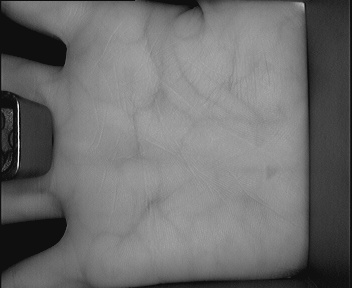
#> input picture Multispectral Palmprint Database/NIR/0020/2_01.jpg, 352 x 288 px, found by its file name
$ jupyter execute --allow-errors palm_MLP.ipynb
#> lines starting #> are read from the running program, lines starting #| are printed output that depends on the picture; after the words box and inside, x2 and y2 are one past the last pixel; in counts of white or black regions, pixels touching at a corner belong together
[cell 1]
# =========================================================
# Palm Vein Verification (RLE + MLP Embedding + Cosine)
# - Preprocessing: ROI crop + CLAHE + Gaussian blur + Sauvola adaptive threshold
# - Feature: Run-Length Encoding (RLE) on binary image
# - Model: MLP trained for identification, use embedding layer for verification
# - Verification: cosine similarity vs class templates + threshold (tuned on VER)
# - Evaluation: ROC / AUC / EER + score histograms + confusion matrix
# - Debug: show preprocessing + RLE reconstruction (approx)
# - Save: classifier, embedding model, bundle (scaler/templates/threshold/labels)
# =========================================================

import os
import glob
import numpy as np
from PIL import Image

from sklearn.model_selection import train_test_split
from sklearn.preprocessing import StandardScaler
from sklearn.metrics import (
    accuracy_score,
    confusion_matrix,
    ConfusionMatrixDisplay
)
from sklearn.metrics import roc_curve, roc_auc_score

import tensorflow as tf
from tensorflow import keras
from tensorflow.keras import layers

import matplotlib.pyplot as plt
import pickle

from skimage import exposure
from skimage.filters import threshold_sauvola, gaussian

[cell 2]
# =========================================================
# 1) RLE FEATURE
# =========================================================
def binary_runlength_vector(binary_img: np.ndarray, max_len: int = 4096) -> np.ndarray:
    """
    Convert a 2D binary image (0/1) into a 1D run-length vector [n0, n1, n0, ...].
    - Starts from first pixel.
    - If first pixel is 1, vector starts with [0, n1, ...].
    - Pads/truncates to max_len.
    - Normalizes run counts by img_size so values are ~0..1.

    NOTE: lossy representation. Intended as a baseline.
    """
    flat = binary_img.flatten().astype(np.uint8)
    if flat.size == 0:
        return np.zeros(max_len, dtype=np.float32)

    runs = []
    current = flat[0]
    count = 1

    for v in flat[1:]:
        if v == current:
            count += 1
        else:
            runs.append(count)
            current = v
            count = 1
    runs.append(count)

    # Ensure starts with zeros count
    if flat[0] == 1:
        runs = [0] + runs

    # pad / truncate
    if len(runs) < max_len:
        runs = runs + [0] * (max_len - len(runs))
    else:
        runs = runs[:max_len]

    img_size = binary_img.shape[0] * binary_img.shape[1]
    runs = (np.array(runs, dtype=np.float32) / float(img_size)).astype(np.float32)
    return runs


# =========================================================
# 2) PREPROCESSING: ROI + CLAHE + blur + Sauvola threshold
# =========================================================
def preprocess_palm_for_binary(
    arr01: np.ndarray,              # grayscale float32 in [0,1]
    roi_crop: float = 0.85,         # keep center 85% to reduce background effect
    use_clahe: bool = True,
    clahe_clip_limit: float = 0.01, # 0.005~0.03
    clahe_kernel_size=(32, 32),
    denoise_sigma: float = 0.6,     # 0.3~1.0; 0 disables
    sauvola_window_size: int = 31,  # odd 25~51
    sauvola_k: float = 0.2          # 0.1~0.4
):
    """
    Returns:
      arr_pre: enhanced grayscale in [0,1]
      binary : uint8 binary image (0/1)
    """
    arr = np.asarray(arr01, dtype=np.float32)

    # (1) ROI crop (center)
    if roi_crop is not None and 0 < roi_crop < 1.0:
        H, W = arr.shape
        ch = int(H * roi_crop)
        cw = int(W * roi_crop)
        y0 = (H - ch) // 2
        x0 = (W - cw) // 2
        arr = arr[y0:y0 + ch, x0:x0 + cw]

    # (2) CLAHE (local contrast)
    if use_clahe:
        arr = exposure.equalize_adapthist(
            arr,
            kernel_size=clahe_kernel_size,
            clip_limit=clahe_clip_limit
        ).astype(np.float32)

    # (3) light blur
    if denoise_sigma is not None and denoise_sigma > 0:
        arr = gaussian(arr, sigma=denoise_sigma, preserve_range=True).astype(np.float32)

    # (4) adaptive threshold
    th = threshold_sauvola(arr, window_size=sauvola_window_size, k=sauvola_k)
    binary = (arr >= th).astype(np.uint8)
    return arr, binary

# =========================================================
# 3) DEBUG: reconstruct approx binary from RLE
# =========================================================
def rle_vector_to_binary_image(rle_vec, img_shape=(256, 256), assume_starts_with_zero=True):
    """
    Approx reconstruct binary from normalized + padded RLE vector.
    Not exact (truncation/padding/normalization).
    """
    H, W = img_shape
    img_size = H * W

    rle_vec = np.asarray(rle_vec, dtype=np.float32).copy()
    runs = np.rint(rle_vec * img_size).astype(int)
    runs = runs[runs > 0]  # remove padding zeros

    if runs.size == 0:
        return np.zeros((H, W), dtype=np.uint8)

    flat = []
    val = 0 if assume_starts_with_zero else 1
    for L in runs:
        if L <= 0:
            continue
        flat.extend([val] * int(L))
        val = 1 - val

    flat = np.array(flat[:img_size], dtype=np.uint8)
    if flat.size < img_size:
        flat = np.pad(flat, (0, img_size - flat.size), mode="constant", constant_values=0)

    return flat.reshape(H, W)

def debug_show_preprocessing_and_rle(
    img_path,
    img_size=(256, 256),
    max_len=8192,
    pp_kwargs=None
):
#> called with img_size = (256, 256), max_len = 8192
    if pp_kwargs is None:
        pp_kwargs = {}

    img = Image.open(img_path).convert("L").resize(img_size)
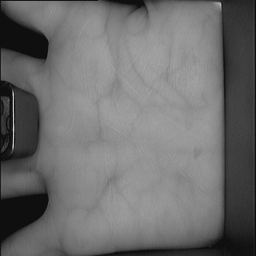
#> img: PIL image 256x256 L; min 8, max 209, mean 109.3
    arr = np.array(img, dtype=np.float32) / 255.0

    arr_pre, binary = preprocess_palm_for_binary(arr, **pp_kwargs)
#> in preprocess_palm_for_binary, `arr = exposure.equalize_adapthist( arr, kernel_size=clahe_kernel_size,..`:
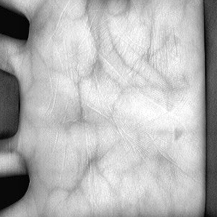
#> arr: shape (217, 217) float32; min 0, max 1, mean 0.71
#> in preprocess_palm_for_binary, `th = threshold_sauvola(arr, window_size=sauvola_window_size, k=sauvola..`:
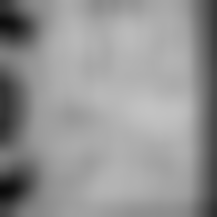
#> th: shape (217, 217) float32; min 0.0424, max 0.763, mean 0.58
#> in preprocess_palm_for_binary, `binary = (arr >= th).astype(np.uint8)`:
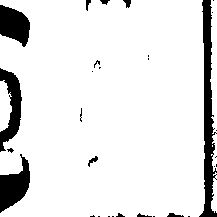
#> binary: shape (217, 217); values 0 (black) and 1 (white), 89.6% white; 30 black regions (19 under 20 px), largest, box (x1, y1, x2, y2) and area: (199, 0, 217, 217) 1819, (0, 154, 30, 213) 958, (0, 68, 22, 152) 913
    rle = binary_runlength_vector(binary, max_len=max_len)
#> in binary_runlength_vector, `current = flat[0]`: current = 1
#> the loop in binary_runlength_vector, `for v in flat[1:]:` made 47088 passes
#> (current, count) on passes 86, 91: (0, 1), (1, 1)
#> count on passes 1 to 6: 2, 3, 4, 5, 6, 7
#> after the loop in binary_runlength_vector, `for v in flat[1:]:`: runs = 1063 values, max 210 at index 236, min 1 at index 9, mean 44.28
#> in binary_runlength_vector, `runs = [0] + runs`: runs = 1065 values, max 210 at index 237, min 0 at index 0, mean 44.22
#> in binary_runlength_vector, `runs = runs + [0] * (max_len - len(runs))`: runs = 8192 values, max 210 at index 237, min 0 at index 0, mean 5.75
#> in binary_runlength_vector, `runs = (np.array(runs, dtype=np.float32) / float(img_size)).astype(np...`: runs = 8192 values, max 0.00446 at index 237, min 0 at index 0, mean 0.000122
#> rle has the same summary as runs in binary_runlength_vector
    recon = rle_vector_to_binary_image(rle, img_shape=binary.shape, assume_starts_with_zero=True)
#> in rle_vector_to_binary_image, `rle_vec = np.asarray(rle_vec, dtype=np.float32).copy()`: rle_vec has the same summary as runs in binary_runlength_vector
#> in rle_vector_to_binary_image, `runs = np.rint(rle_vec * img_size).astype(int)`: runs = 8192 values, max 210 at index 237, min 0 at index 0, mean 5.75
#> in rle_vector_to_binary_image, `runs = runs[runs > 0]`: runs = 1064 values, max 210 at index 236, min 1 at index 9, mean 44.26
#> the loop in rle_vector_to_binary_image, `for L in runs:` made 1064 passes
#> (L, val) on passes 1 to 3: (86, 1), (5, 0), (9, 1)
#> after the loop in rle_vector_to_binary_image, `for L in runs:`: flat = 47089 items; val = 0

    plt.figure(figsize=(12, 4))
    plt.subplot(1, 4, 1); plt.imshow(arr, cmap="gray");     plt.title("Original"); plt.axis("off")
    plt.subplot(1, 4, 2); plt.imshow(arr_pre, cmap="gray"); plt.title("After CLAHE+Blur"); plt.axis("off")
    plt.subplot(1, 4, 3); plt.imshow(binary, cmap="gray");  plt.title("Binary (Sauvola)"); plt.axis("off")
    plt.subplot(1, 4, 4); plt.imshow(recon, cmap="gray");   plt.title("Reconstructed from RLE"); plt.axis("off")
    plt.tight_layout()
    plt.show()

# =========================================================
# 4) LOAD DATASET (RLE features)
# =========================================================
def load_palm_vein_dataset_rle(
    data_root="Multispectral Palmprint Database/NIR",
    img_size=(256, 256),
    num_persons=30,
    max_len=8192,
    pp_kwargs=None
):
#> called with data_root = '../Multispectral Palmprint Database/NIR', img_size = (256, 256), num_persons = 30, max_len = 8192
    if pp_kwargs is None:
        pp_kwargs = {}

    X, y, label_names = [], [], []

    all_dirs = sorted(
        d for d in os.listdir(data_root)
        if os.path.isdir(os.path.join(data_root, d))
    )
    person_dirs = all_dirs[:num_persons]
    print(f"Using persons: {person_dirs}")

    for label_idx, person in enumerate(person_dirs):
        label_names.append(person)
        folder = os.path.join(data_root, person)

        img_paths = []
        for ext in ("*.bmp", "*.png", "*.jpg", "*.jpeg", "*.tif", "*.tiff"):
            img_paths.extend(glob.glob(os.path.join(folder, ext)))

        if not img_paths:
            print(f"Warning: no images found in {folder}")
            continue

        for path in img_paths:
            img = Image.open(path).convert("L").resize(img_size)
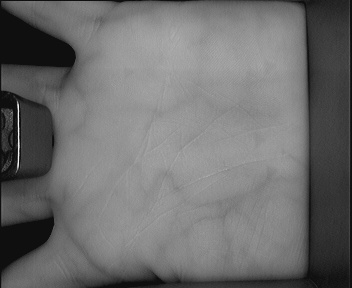
#> input picture Multispectral Palmprint Database/NIR/0001/1_01.jpg, 352 x 288 px
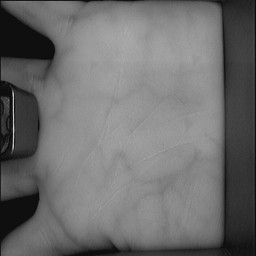
#> img: PIL image 256x256 L; min 9, max 211, mean 109.1
            arr = np.array(img, dtype=np.float32) / 255.0
#> arr: shape (256, 256) float32

            _, binary = preprocess_palm_for_binary(arr, **pp_kwargs)
#> call 2 of preprocess_palm_for_binary, with roi_crop = 0.85, use_clahe = True, clahe_clip_limit = 0.01, clahe_kernel_size = (32, 32), denoise_sigma = 0.6, sauvola_window_size = 31, sauvola_k = 0.2
#> in preprocess_palm_for_binary (call 2), `arr = arr[y0:y0 + ch, x0:x0 + cw]`:
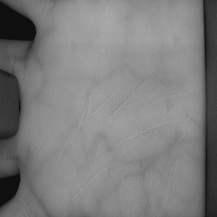
#> arr: shape (217, 217) float32; min 0.0392, max 0.675, mean 0.491
#> in preprocess_palm_for_binary (call 2), `arr = exposure.equalize_adapthist( arr, kernel_size=clahe_kernel_size,..`:
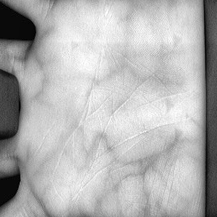
#> arr: shape (217, 217) float32; min 0, max 1, mean 0.702
#> in preprocess_palm_for_binary (call 2), `th = threshold_sauvola(arr, window_size=sauvola_window_size, k=sauvola..`:
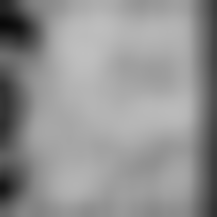
#> th: shape (217, 217) float32; min 0.0366, max 0.749, mean 0.574
#> in preprocess_palm_for_binary (call 2), `binary = (arr >= th).astype(np.uint8)`:
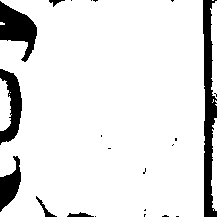
#> binary: shape (217, 217); values 0 (black) and 1 (white), 89.8% white; 22 black regions (15 under 20 px), largest, box (x1, y1, x2, y2) and area: (203, 0, 217, 217) 1874, (0, 1, 37, 62) 1170, (0, 69, 22, 145) 875
            feat = binary_runlength_vector(binary, max_len=max_len)
#> the loop in binary_runlength_vector (call 2), `for v in flat[1:]:` made 47088 passes
#> (v, current, count) on pass 49: (0, 0, 1)
#> (v, count) on passes 3 to 8: (1, 4), (1, 5), (1, 6), (1, 7), (1, 8), (1, 9)
#> feat = 8192 values, max 0.00444 at index 279, min 0 at index 0, mean 0.000122

            X.append(feat)
            y.append(label_idx)
#> pass 2 of the loop in load_palm_vein_dataset_rle, `for label_idx, person in enumerate(person_dirs):`:
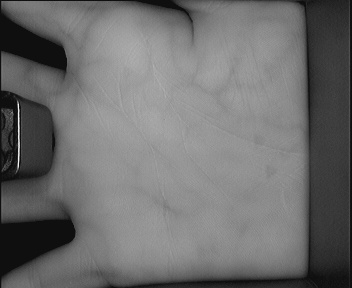
#> input picture Multispectral Palmprint Database/NIR/0002/1_01.jpg, 352 x 288 px
#> in preprocess_palm_for_binary (call 3), `th = threshold_sauvola(arr, window_size=sauvola_window_size, k=sauvola..`:
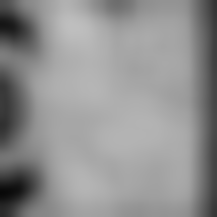
#> th: shape (217, 217) float32; min 0.0344, max 0.749, mean 0.569
#> in preprocess_palm_for_binary (call 3), `binary = (arr >= th).astype(np.uint8)`:
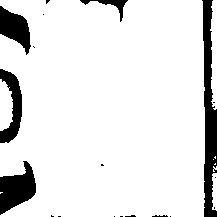
#> binary: shape (217, 217); values 0 (black) and 1 (white), 89.1% white; 19 black regions (13 under 20 px), largest, box (x1, y1, x2, y2) and area: (202, 0, 217, 217) 2021, (0, 161, 36, 215) 1143, (0, 69, 22, 143) 840, (0, 6, 31, 55) 835, (80, 0, 128, 22) 232, (152, 215, 168, 217) 22
#> feat = 8192 values, max 0.00446 at index 297, min 0 at index 0, mean 0.000122
#> pass 3 of the loop in load_palm_vein_dataset_rle, `for label_idx, person in enumerate(person_dirs):`:
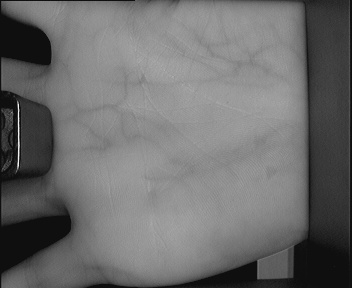
#> input picture Multispectral Palmprint Database/NIR/0010/2_01.jpg, 352 x 288 px
#> in preprocess_palm_for_binary (call 4), `binary = (arr >= th).astype(np.uint8)`:
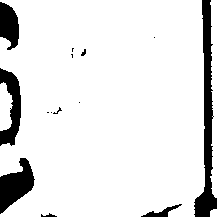
#> binary: shape (217, 217); values 0 (black) and 1 (white), 89.7% white; 14 black regions (7 under 20 px), largest, box (x1, y1, x2, y2) and area: (194, 0, 217, 217) 1959, (0, 158, 35, 214) 1059, (0, 68, 21, 146) 900
#> feat = 8192 values, max 0.00446 at index 253, min 0 at index 0, mean 0.000122
#> the loop made 4 passes; the first 3 are shown

    X = np.stack(X).astype(np.float32)
    y = np.array(y, dtype=np.int64)
    return X, y, label_names

# =========================================================
# 5) MODEL: MLP classifier with embedding layer
# =========================================================
# [143 lines left out: functions build_mlp_with_embedding, l2_normalize, build_templates, build_trials, tune_threshold_from_trials, compute_eer and 2 more, not called in this run]
